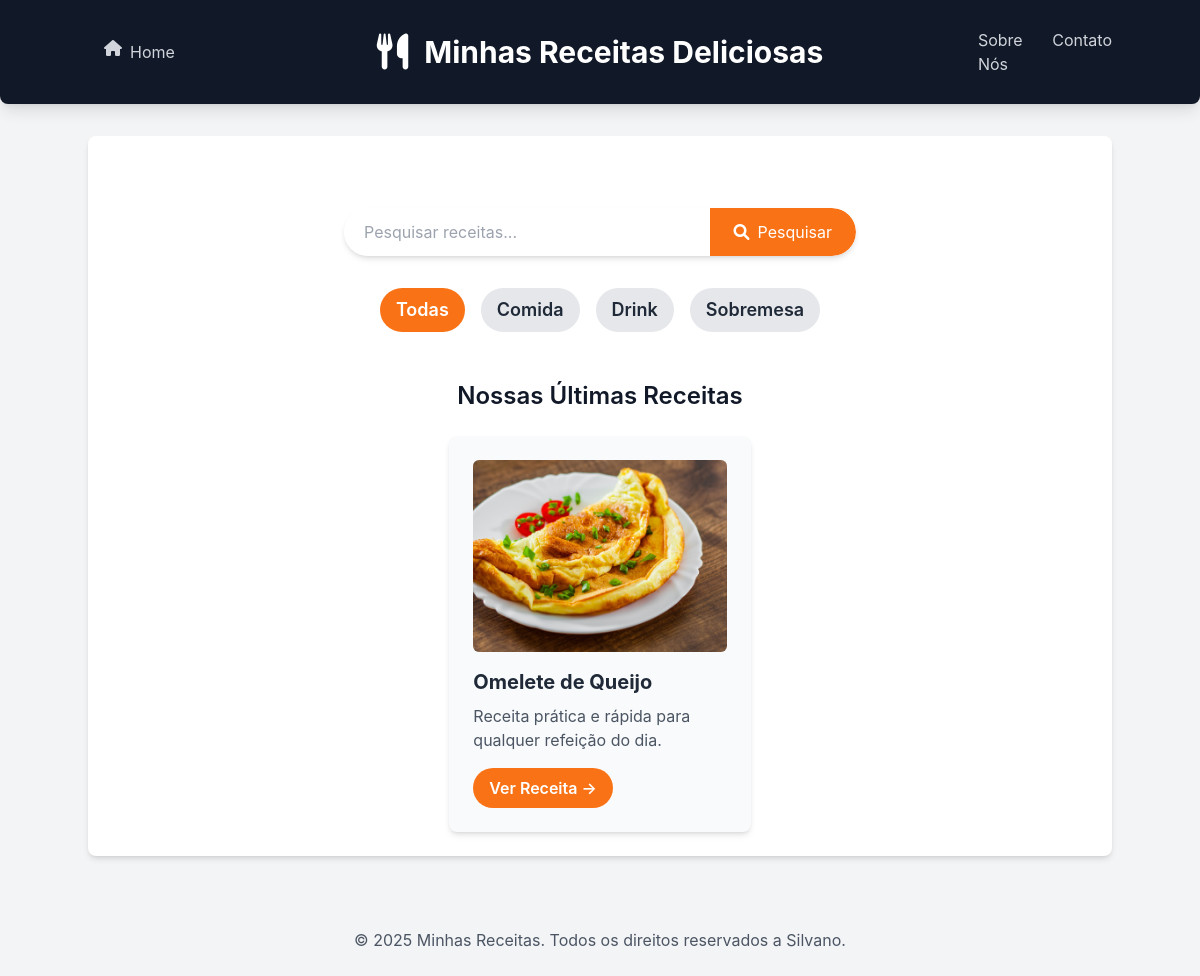
Page /receitas on the earlier database version.
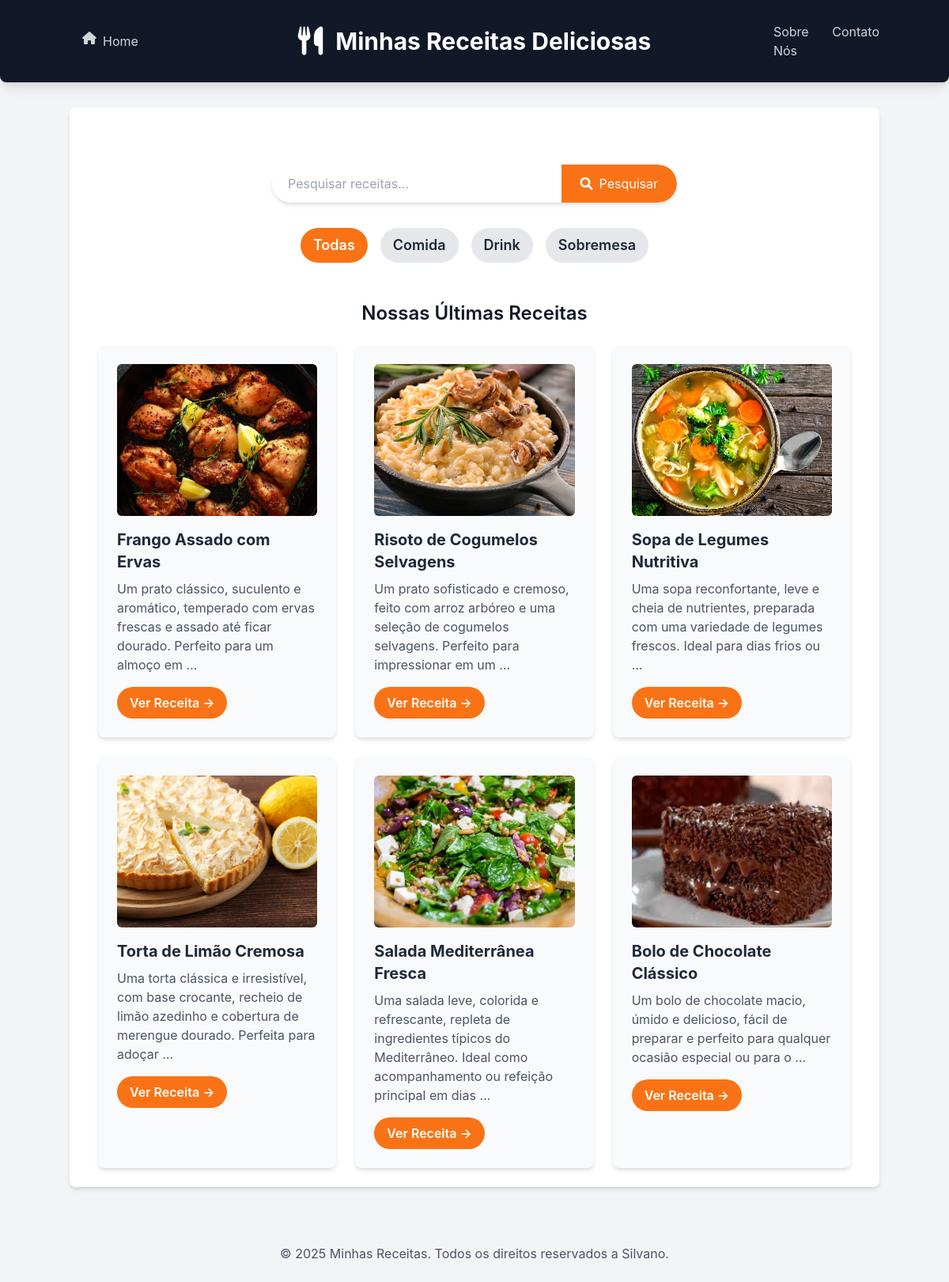
Same page on the later database version.
### receitas/models.py (models this page shows, shortened)
class Receita(models.Model):
    CATEGORIAS = [
        ('comida', 'Comida'),
        ('drink', 'drink'),
        ('sobremesa', 'Sobremesa'),
    ]
    title = models.CharField(max_length=200)
    description = models.TextField()
    ingredients = models.TextField()
    instructions = models.TextField()
    image = models.ImageField (upload_to='receitas/images/',
    blank=True, null=True)
    categoria = models.CharField(
        max_length=20,
        choices=CATEGORIAS,
        default='comida')
    created_at = models.DateTimeField(auto_now_add=True)
    updated_at = models.DateTimeField(auto_now=True)
    class Meta:
        verbose_name = "Receita"
        verbose_name_plural = "Receitas"
        ordering = ['-created_at']

### receitas/views.py (the view)
# urls.py: 2. Add a URL to urlpatterns:  path('', views.home, name='home')
def home(request):
    categoria_slug = request.GET.get('categoria')
    categorias_choices = [choice[0] for choice in Receita.CATEGORIAS]
    if categoria_slug:
        receitas = Receita.objects.filter(categoria=categoria_slug)
        categoria_selecionada = categoria_slug
    else:
        receitas = Receita.objects.all()
        categoria_selecionada = None
    return render(request, 'receitas/home.html', {
        'receitas': receitas,
        'categorias': categorias_choices,
        'categoria_selecionada': categoria_selecionada
    })

### receitas/templates/receitas/home.html (shortened to what this page needs)
{% extends "receitas/base.html" %}
{% block content %}
    <section class="container mx-auto mt-8 p-4 flex justify-center">
        <form method="GET" action="{% url 'pesquisar_receitas' %}" class="w-full max-w-lg flex bg-white rounded-full shadow-md overflow-hidden">
            <input type="text" name="q" placeholder="Pesquisar receitas..." class="flex-grow p-3 text-gray-700 focus:outline-none focus:ring-2 focus:ring-orange-500 rounded-l-full pl-5">
            <button type="submit" class="bg-orange-500 hover:bg-orange-600 text-white p-3 px-6 rounded-r-full transition duration-300 ease-in-out flex items-center justify-center">
                <i class="fas fa-search mr-2"></i> Pesquisar
            </button>
        </form>
    </section>
    <nav class="flex justify-center space-x-4 py-4">
    <a href="{% url 'home' %}"
       class="text-lg font-semibold px-4 py-2 rounded-full transition-colors {% if not categoria_selecionada %}bg-orange-500 text-white{% else %}bg-gray-200 text-gray-800 hover:bg-gray-300{% endif %}"> Todas
    </a>
    {% for categoria in categorias %}
        <a href="{% url 'home' %}?categoria={{ categoria }}"
           class="text-lg font-semibold px-4 py-2 rounded-full transition-colors {% if categoria == categoria_selecionada %}bg-orange-500 text-white{% else %}bg-gray-200
text-gray-800 hover:bg-gray-300{% endif %}">
           {{ categoria|capfirst }}
        </a>
    {% endfor %}
</nav>
    <h2 class="text-2xl font-semibold mb-6 text-center mt-8">Nossas Últimas Receitas</h2>
    <div class="flex flex-wrap justify-center gap-6">
        {% for receita in receitas %}
            <div class="w-full sm:w-[calc(50%-1.5rem)] lg:w-[calc(33.333%-1.5rem)] bg-gray-50 p-6 rounded-lg shadow-md hover:shadow-lg transition-shadow duration-300 ease-in-out">
                {% if receita.image %}
                <img src="{{ receita.image.url }}" alt="Imagem de {{ receita.title }}" class="w-full h-48 object-cover rounded-md mb-4">
                {% endif %}
                <h3 class="text-xl font-bold mb-2 text-gray-800">{{ receita.title }}</h3>
                <p class="text-gray-600 mb-4">{{ receita.description|truncatewords:20 }}</p>
                <a href="{% url 'receita_detail' id=receita.id %}" class="inline-block bg-orange-500 hover:bg-orange-600 text-white font-semibold py-2 px-4 rounded-full transition-colors duration-300">Ver Receita &rarr;</a>
            </div>
        {% empty %}
            <p class="text-center text-gray-500 col-span-full">Nenhuma receita encontrada.</p>
        {% endfor %}
    </div>
{% endblock %}

### receitas/templates/receitas/base.html (shortened to what this page needs)
 {% load static %}
<!DOCTYPE html>
<html lang="pt-br">
<head>
    <script src="https://cdn.tailwindcss.com"></script>
    <link rel="stylesheet" href="https://cdnjs.cloudflare.com/ajax/libs/font-awesome/6.0.0
beta3/css/all.min.css">
</head>
<body class="bg-gray-100 text-gray-900">
    <header class="bg-gray-900 text-white p-6 shadow-lg rounded-b-lg">
        <div class="container mx-auto relative flex items-center justify-between">
            <div class="absolute inset-0 flex items-center justify-center">
                <div class="flex items-center">
                    <div class="text-4xl mr-4">
                        <i class="fas fa-utensils"></i>
                    </div>
                    <h1 class="text-3xl font-bold">Minhas Receitas Deliciosas</h1>
                </div>
            </div>
            <nav class="relative z-10 flex items-center justify-between w-full p-4">
                <a href="{% url 'home' %}" class="text-gray-300 hover:text-white flex items
center space-x-2">
                      <i class="fas fa-home"></i> <span>Home</span>
                </a>
             </nav>
            <nav class="ml-auto relative z-10 flex space-x-4">
                <a href="{% url 'sobre_nos' %}" class="text-gray-300
hover:text-white">Sobre Nós</a>
                <a href="{% url 'contato' %}" class="text-gray-300
hover:text-white">Contato</a>
            </nav>
        </div>
    </header>
    <main class="container mx-auto p-6 mt-8 bg-white rounded-lg shadow-md">
        {% block content %}{% endblock %}
    </main>
    <footer class="mt-12 p-6 text-center text-gray-600">
        <p>&copy; 2025 Minhas Receitas. Todos os direitos reservados a Silvano.</p>
    </footer>
</body>
</html>

### receitas/templates/receitas/base.html (style rules this page uses)
body { font-family: 'Inter', sans-serif; }

Differences in the rows shown:
removed Receita: image (picture), title "Omelete de Queijo", description "Receita prática e rápida para qualquer refeição do dia."
added Receita: image (picture), title "Frango Assado com Ervas", description "Um prato clássico, suculento e aromático, temperado com ervas frescas e assado até ficar dourado. Perfeito para um almoço em …"
added Receita: image (picture), title "Risoto de Cogumelos Selvagens", description "Um prato sofisticado e cremoso, feito com arroz arbóreo e uma seleção de cogumelos selvagens. Perfeito para impressionar em um …"
added Receita: image (picture), title "Sopa de Legumes Nutritiva", description "Uma sopa reconfortante, leve e cheia de nutrientes, preparada com uma variedade de legumes frescos. Ideal para dias frios ou …"
added Receita: image (picture), title "Torta de Limão Cremosa", description "Uma torta clássica e irresistível, com base crocante, recheio de limão azedinho e cobertura de merengue dourado. Perfeita para adoçar …"
added Receita: image (picture), title "Salada Mediterrânea Fresca", description "Uma salada leve, colorida e refrescante, repleta de ingredientes típicos do Mediterrâneo. Ideal como acompanhamento ou refeição principal em dias …"
added Receita: image (picture), title "Bolo de Chocolate Clássico", description "Um bolo de chocolate macio, úmido e delicioso, fácil de preparar e perfeito para qualquer ocasião especial ou para o …"
